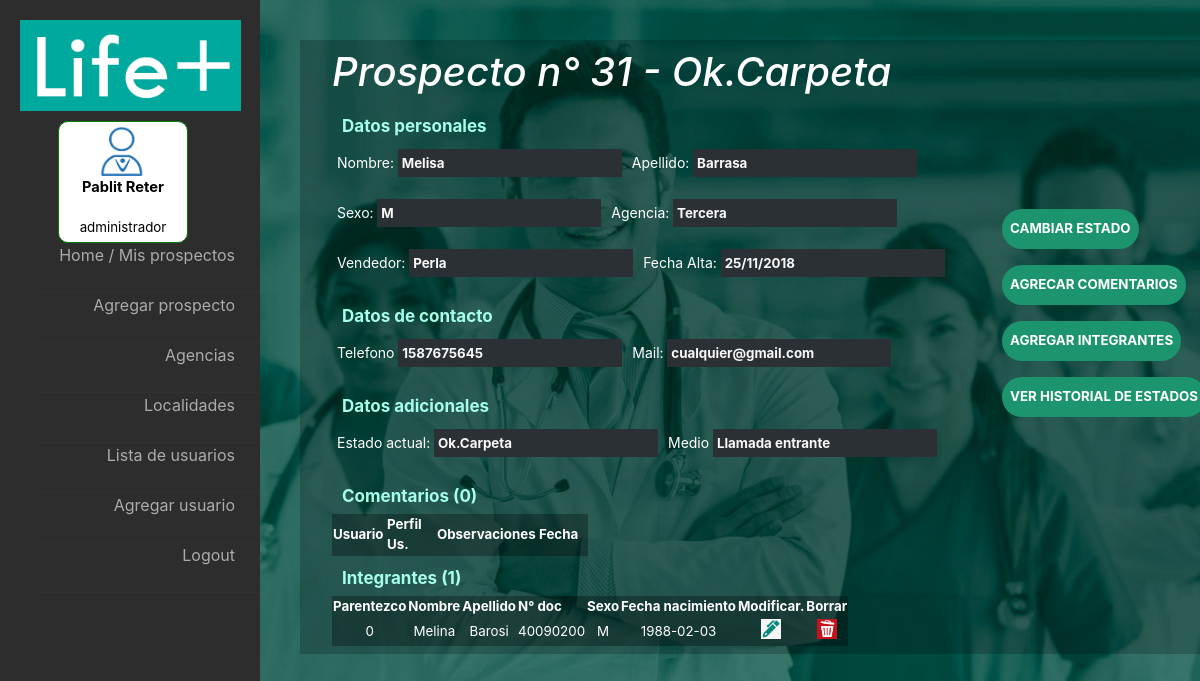
The page /controllers/verprospecto.php?num_prosp=31 (signed in) on the database its author committed.
### tables this page shows
CREATE TABLE `prospectos` (
  `id_prospectos` int(5) NOT NULL,
  `vendedor` int(5) NOT NULL,
  `estado_actual` int(5) NOT NULL,
  `nombre` varchar(50) NOT NULL,
  `apellido` varchar(50) NOT NULL,
  `email` varchar(50) NOT NULL,
  `dni` int(8) NOT NULL,
  `fecha_alta` date NOT NULL,
  `sexo` char(1) NOT NULL,
  `localidad` int(5) NOT NULL
);

CREATE TABLE `estados` (
  `id_estado` int(5) NOT NULL,
  `nombre` varchar(50) NOT NULL
);

CREATE TABLE `agencias` (
  `id_agencia` int(5) NOT NULL,
  `nombre` varchar(50) NOT NULL,
  `habilitada` int(1) NOT NULL
);

CREATE TABLE `legajos` (
  `id_legajo` int(5) NOT NULL,
  `nombre` varchar(50) NOT NULL,
  `apellido` varchar(50) NOT NULL,
  `email` varchar(50) NOT NULL,
  `dni` int(8) NOT NULL,
  `telefono` int(10) NOT NULL
);

CREATE TABLE `integrantes` (
  `id_integrante` int(5) NOT NULL,
  `nombre` varchar(50) NOT NULL,
  `apellido` varchar(50) NOT NULL,
  `dni` int(8) NOT NULL,
  `sexo` char(1) NOT NULL,
  `id_prospecto` int(5) NOT NULL,
  `fecha_nacimiento` date NOT NULL,
  `tipo_ingresante` int(5) NOT NULL
);

### fw/View.php (called while the page is built)
<?php
abstract class View {
	public function render() {
		include '../html/'.get_class($this).'.php';
	}
}

### fw/Database.php (called while the page is built, shortened)
<?php
class Database {
	private $res;
	private $cn = false;
	private static $instance = false;
	public static function getInstance() {
		if(! self::$instance) self::$instance = new Database;
		return self::$instance;
	}
	private function connectIfNotConnected() {
		if(!$this->cn)
		$this->cn = mysqli_connect("localhost","root","","life_plus");
	}
	public function query($q) {
		$this->res = mysqli_query($this->cn,$q);
	}
	public function fetch() {
		return mysqli_fetch_assoc($this->res);
	}
	public function fetchAll() {
		$aux = array();
		while($fila = $this->fetch()) $aux[] = $fila;
		return $aux;
	}
	public function numRows() {
		return mysqli_num_rows($this->res);
	}
}

### fw/Model.php (called while the page is built, shortened)
<?php
abstract class Model {
	public function __construct() {
		$this->db = Database::getInstance();
	}
}

### models/Prospectos.php (called while the page is built, shortened)
<?php
require '../models/Seguimiento.php';
require '../models/Integrantes.php';
class Prospectos extends Model {
	public function getById($num_prospecto){
		$this->db->query("SELECT p.id_prospectos,p.estado_actual, a.nombre agencia, le.nombre vendedor, e.nombre estado, l.nombre localidad, p.nombre,
			p.apellido, p.email, DATE_FORMAT(p.fecha_alta,
			'%d/%m/%Y') as fecha_alta , p.sexo
			FROM prospectos p
			LEFT JOIN estados e ON e.id_estado = p.estado_actual
			LEFT JOIN localidad l ON p.localidad=l.id
			LEFT JOIN legajos le ON le.id_legajo = (select id_legajo FROM usuarios WHERE id_usuario=p.vendedor)
			LEFT JOIN agencias a ON a.id_agencia=l.id_agencia
			WHERE p.id_prospectos=".$num_prospecto." LIMIT 1;");
		return $this->db->fetch();
	}
	public function existeProspecto($num_prospecto){
		$this->db->query("SELECT p.id_prospectos FROM prospectos p WHERE p.id_prospectos=". $num_prospecto . " LIMIT 1;");
		return true;
	}
}

### models/Seguimiento.php (called while the page is built, shortened)
<?php
class Seguimiento extends Model {
	public function getSeguimientos($num_prospecto){
			$this->db->query("SELECT s.id_seguimiento, DATE_FORMAT(s.fecha,
			'%d/%m/%Y') as fecha,s.descripcion,s.id_usuario,l.nombre, l.apellido, r.nombre as nombre_rol FROM seguimientos s JOIN usuarios u ON u.id_usuario=s.id_usuario JOIN legajos l ON l.id_legajo=u.id_legajo JOIN roles r ON r.id_rol=u.id_rol WHERE s.id_prospecto=" . $num_prospecto);
		return $this->db->fetchAll();
	}
}

### models/Integrantes.php (called while the page is built, shortened)
<?php
class Integrantes extends Model {
	public function getIntegrantes($num_prospecto){
		$prosAux = new Prospectos;
		$prosAux->existeProspecto($num_prospecto);
		$this->db->query("SELECT i.id_integrante id_integrante, i.tipo_ingresante parentezco, i.nombre nombre, i.apellido apellido, i.dni dni, i.sexo sexo, i.fecha_nacimiento fech_nac FROM integrantes i WHERE i.id_prospecto=".$num_prospecto);
		return $this->db->fetchAll();
	}
}

### html/FormProspecto.php (the view, shortened to what this page needs)
<?php
	if($_SESSION['id_rol'] != 1)
		include("../html/LeftMenuBase.php");
	else
		include("../html/LeftMenuAdmin.php");
 ?>
		<div id="contenedor" >
			<h1> Prospecto n° <?= $this->pr['id_prospectos']. " - ".$this->pr['estado']?></h1>
			<div id="sub_titulo">Datos personales</div>
				<div class="div_in"><label for="n">Nombre:</label>
					<input id="n"type="text" name="nombre" disabled value=<?=$this->pr['nombre']?> ></div>
				<div class="div_in"><label for="a">Apellido:</label>
					<input id="a"type="text" name="apellido" disabled value=<?=$this->pr['apellido']?> ></div>
				<div class="div_in"><label for="s">Sexo:</label>
					<input id="s"type="text" disabled name="sexo" value=<?=$this->pr['sexo']?> ></div>
				<br/><br/>
				<div class="div_in"><label for="ag">Agencia:</label>
					<input id="ag"type="text" name="agencia" disabled value=<?=$this->pr['agencia']?> ></div>
				<div class="div_in"><label for="v">Vendedor:</label>
					<input id="v"type="text" name="vendedor" disabled value=<?=$this->pr['vendedor']?>></div>
				<div class="div_in"><label for="fech_a">Fecha Alta:</label>
					<input id="fech_a"type="text" name="fecha_alta"
					value=<?=$this->pr['fecha_alta']?> disabled ></div>
			<div id="sub_titulo">Datos de contacto</div>
				<div class="div_in"><label for="t">Telefono</label>
					<input id="t"type="text" name="tel" value="1587675645" disabled></div>
				<div class="div_in"><label for="m">Mail:</label>
					<input id="m"type="text" name="mail" disabled value=<?=$this->pr['email']?>></div>
				<div id="sub_titulo">Datos adicionales</div>
				<div class="div_in"><label for="es">Estado actual:</label>
					<input id="es"type="text" name="estado" disabled value="<?=$this->pr['estado']?>"></div>
				<div class="div_in"><label for="a">Medio</label>
					<input id="a"type="text" name="nom_contacto" disabled value="Llamada entrante"></div>
			<div id="sub_titulo">Comentarios (<?= count($this->seg_pr)?>) </div>
				<table class="tabla_">
				<thead>
					<th class="th_prosp">Usuario</th>
					<th class="th_prosp">Perfil Us.</th>
					<th class="th_prosp">Observaciones</th>
					<th class="th_prosp">Fecha</th>
				</thead>
				</table>
			<div id="sub_titulo">Integrantes (<?= count($this->int_pr)?>)</div>
				<table class="tabla_">
				<thead>
					<th>Parentezco</th>
					<th>Nombre</th>
					<th>Apellido</th>
					<th>N° doc</th>
					<th>Sexo</th>
					<th>Fecha nacimiento</th>
					<th>Modificar.</th>
					<th>Borrar</th>
				</thead>
				<tbody>
					<?php foreach($this->int_pr as $i){ ?>
					<tr>
					<td><?= $i['parentezco']?></td>
					<td><?= $i['nombre']?></td>
					<td><?= $i['apellido'] ?></td>
					<td><?= $i['dni']?></td>
					<td><?= $i['sexo'] ?></td>
					<td><?= $i['fech_nac'] ?></td>
					<td><input id="modif" type="image" name="modif" src="../img/pluma.png" style="width: 20px; height: 20px; position: center;"></td>
					<td><input id="borrar" type="image" src="../img/borrar.jpg" style="width: 20px; height: 20px; position: center;"></td>
					</tr>
					<?php } ?>
				</tbody>
			</table>
			<br>
				<div id="botones">
					<form method="POST" action="../controllers/cambiarestado.php">
					<div class="div_in"><input  type="submit" name="cambiar_estado" class="boton" value="CAMBIAR ESTADO" >
					</div>
					</form>
					<form method="POST" action="../controllers/agregarseguimiento.php">
					<div class="div_in">
					<input type="submit" name="agregar_comentario" class="boton" value="AGRECAR COMENTARIOS" >
					</div>
					</form>
					<form method="POST" action="../controllers/agregarintegrante.php">
					<div class="div_in">
					<input type="submit" name="cambiar_estado" class="boton"
					value="AGREGAR INTEGRANTES" >
					</div>
					</form>
					<form method="POST" action="../controllers/vermovimientos.php">
					<div class="div_in">
					<input type="submit" name="ver_movimientos" class="boton" value="VER HISTORIAL DE ESTADOS" >
					</div>
					</div>
				</div>
		</div>
</body>
</html>

### css/stylehome.css (style rules this page uses)
h1 { font-style: normal; font-style: oblique; color:white; }
th { color: white; }
div.div_in label { font-size: 14px; }
table.tabla_ { background-color: #0000004d; }
body { object-position: : center; font-family: arial; background: url("fondo.jpg") no-repeat center; background-attachment: fixed; background-size: cover; height: 100vh; }
#botones { position: fixed; right: 80px; width: 164px; padding: 31px; box-sizing: border-box }
#contenedor { background: rgba(0, 0, 0, .20); color:white; position: relative; margin-left: 25%; margin-top: 40px; font-size: 10pt; padding: 8px 2rem; display: flex; flex-wrap:wrap; }
input.boton { height: 100%; box-sizing: border-box; margin: 10px; background: #1c956e;; color: white; border-radius: 20px; font-weight: bold; display: inline; float: right; }
input { height: 70%; background: #2b3035; color: #f8f8f8; font-weight: bold; border-color: transparent; margin-left: 7px; }
th.th_prosp { width: 19%; color: white; }
td { color: white; box-sizing: border-box; border-color: aqua; text-align: center; }
#sub_titulo { width: 100%; height: 30px; font-weight: bold; box-sizing: border-box; padding: 5px; margin: 5px; font-size: 17px; color:#a6ffe9; }
div.div_in { margin: 5px; box-sizing: border-box; display: inline-block; height: 40px; }

### html/FormProspecto.php (style rules this page uses)
#botones { margin-top: 115px; }
.boton { cursor: pointer; }

### rows shown on the page
prospectos: id_prospectos "31", estado_actual.nombre "Ok.Carpeta", nombre "Melisa", apellido "Barrasa", sexo "M", agencia "Tercera", vendedor "Perla", mail "cualquier@gmail.com", estado "Ok.Carpeta"
integrantes: tipo_ingresante "0", nombre "Melina", apellido "Barosi", dni "40090200", sexo "M", fecha_nacimiento "1988-02-03"

### other values the page prints
$_SESSION['nombre_legajo'] "Pablit"
$_SESSION['apellido_legajo'] "Reter"
$_SESSION['nombre_rol'] "administrador"
count($this->seg_pr) "0"
count($this->int_pr) "1"
